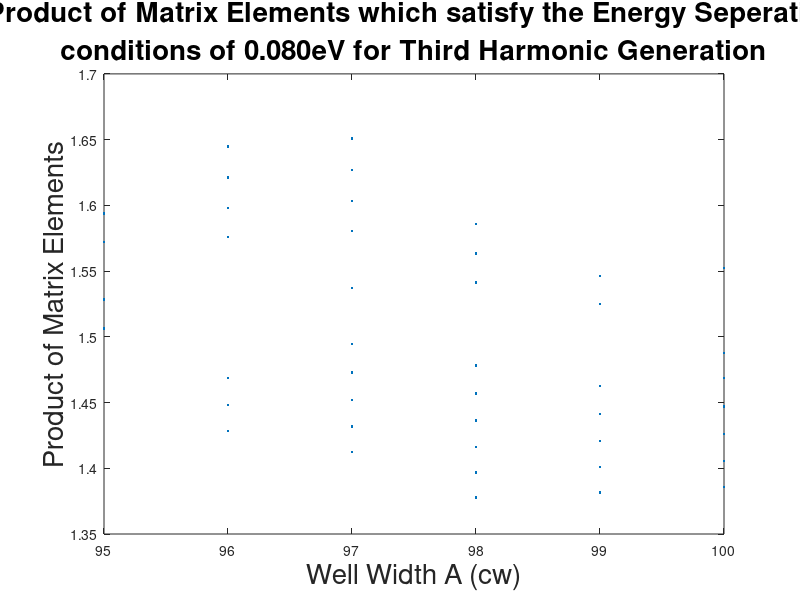

Source code (MATLAB):
plot_1 = [1.381513502	1.385932948	1.400813636	1.405710857	1.420727356	1.426103324	1.377886781	1.381513502	1.396704718	1.400813636	1.416135234	1.420727356	1.426103324	1.441265981	1.447121393	1.487677605	1.396704718	1.416135234	1.420727356	1.436189805	1.441265981	1.456879484	1.462440302	1.46877549	1.552258369	1.412332482	1.431898463	1.436189805	1.452098819	1.456879484	1.472944258	1.478214736	1.524761346	1.546457406	1.428397625	1.448104019	1.468454865	1.472944258	1.494444822	1.537090423	1.541399134	1.56327163	1.585842005	1.506427506	1.528269711	1.572043312	1.57589471	1.580496618	1.593752246	1.59813199	1.603255382	1.62108173	1.626723704	1.644746676	1.65090368]												


plot_2=	[99	100	99	100	99	100	98	99	98	99	98	99	100	99	100	100	98	98	99	98	99	98	99	100	100	97	97	98	97	98	97	98	99	99	96	96	96	97	97	97	98	98	98	95	95	95	96	97	95	96	97	96	97	96	97]

plot(plot_2, abs(plot_1),'.')
title({'Product of Matrix Elements which satisfy the Energy Seperation', 'conditions of 0.080eV for Third Harmonic Generation'}, 'FontSize', 20)
xlabel('Well Width A (cw)', 'FontSize', 20) 
ylabel('Product of Matrix Elements', 'FontSize', 20) 
